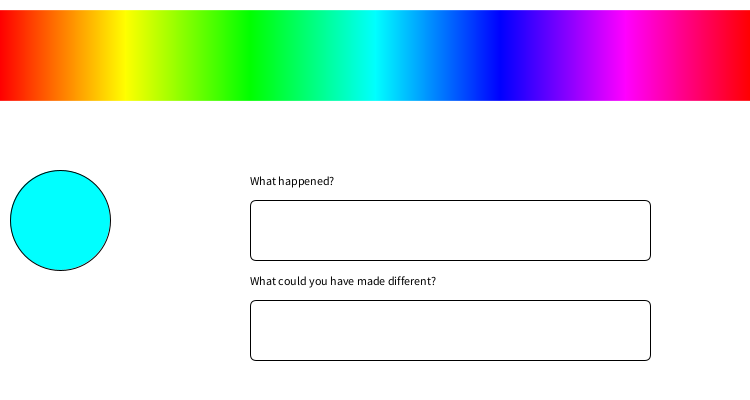
Frame 1 (no input)
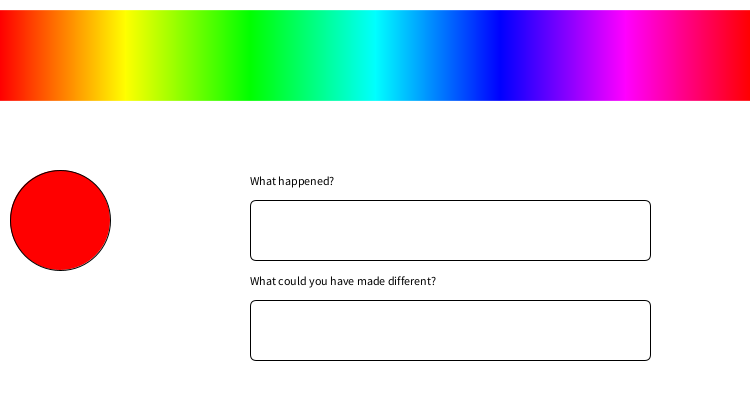
Frame 60 (the mouse pressed at the canvas centre just before this capture)
Frame 120 (the mouse held since frame 60 and released just before this capture): identical to frame 60, image omitted

The Processing sketch that drew these frames (run headless with seeded random() and noise(); from frame 60 on, the mouse is pressed at the canvas centre):

// Processing sketch: processing_134514
// ── processing_134514.pde

int fillx = 0;

void setup ()
{
  size (750, 400);
    }

void draw ()
{
  // set background and draw circle
  background (#FFFFFF);
  stroke (#000000);
    fill (fillx, 750, 750);
    ellipse (60, 220, 100, 100);
  // draws the rainbow
  colorMode (HSB, 750);
  for (int x = 0; x < width; x++)
  {
    stroke (x, 750,750);
    line (x,10, x,100);
  }
  // the colourpicker
  if (mousePressed && (mouseButton == LEFT))
  {
    if (mouseY > 60 && (mouseY < 160))
    {
   fillx = mouseX;
  stroke (#000000);
  fill (mouseX, 750, 750);
  ellipse (mouseX, 110, 100, 100);
   }
  }
  stroke (#000000);
  fill (#FFFFFF);
  rect (250, 200, 400, 60, 6);
  rect (250, 300, 400, 60, 6);
  fill (#000000);
  text ("What happened?", 250, 185);
  text ("What could you have made different?", 250, 285);
     }
    
